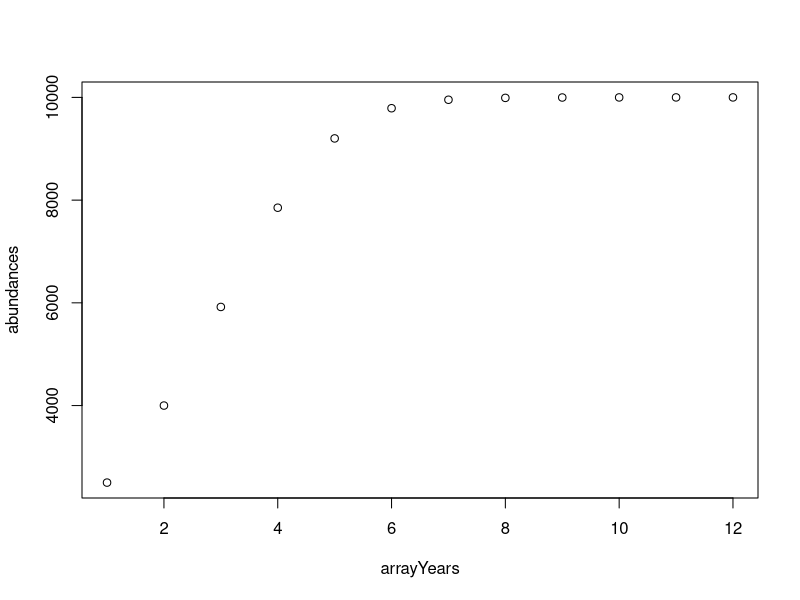

Source code (R):
#LAB 04: FOR LOOPS

#PART I: Practice writing "for loops"

#Problem 1: For loop that prints 'hi' 10 times
for (i in 1:10){  #iterate through loop 10 times
  print("hi")  #print 'hi' everytime through loop
}

#Problem 2: Calculate money left in piggy bank
piggyBank <- 10  #how much money is in the piggy bank to start
allowance <- 5  #how much money he makes each week
gumPrice <- 1.34  #how much 1 pack of gum costs
piggyBankYears <- 8  #number of years to iterate through for loop

for (i in 1:piggyBankYears){
  piggyBank <- piggyBank + allowance - (2 * gumPrice)  #compute the total amount of money in the piggy bank after i week
  print(paste("Money in piggy bank after week ", i, ": ", piggyBank))  #print how much money is left in piggy bank after i week
}

#Problem 3: Calculate number of individuals in decreasing population size
popSize <- 2000  #starting population size
popShrink <- 0.05  #rate of decrease as decimal
popYears <- 7  #number of years to iterate through for loop

for (i in 1:popYears){
  popSize <- popSize - (popSize * popShrink)  #compute new population size at end of year by subtracting how many individuals are lost
  print(paste("Population size at the end of ", i, "year: ", popSize))  #print the population size at the end of the year
}

#Problem 4: Fill abundances array to calculate growing population size
growthYears <- 12  #for how many years the equation will fill an array
initPop <- 2500  #initial population size
abundances <- rep(initPop, growthYears)  #fill an array with initPop so that abundances[1] = 2500
growthRate <- 0.8  #growth rate for given population
carryingCapacity <- 10000  #carrying capacity of given population

for (i in 2:growthYears){
  abundances[i] <- abundances[i - 1] + (growthRate * abundances[i - 1] * (carryingCapacity - abundances[i - 1]) / carryingCapacity)  #fill the abundances array with population size values for each year (i)
}
print(abundances[12])  #print the 12th element of the abundances array to determine population size after 12 years

#PART II: For loops and storing data in arrays

#Problem 5: Fill array with values using for loop
array1 <- rep(0, 18)  #create array that consists of 18 zeros
print(array1)  #print above array

for (i in 1:length(array1)){  #iteratre through the for loop for however long the array is
  array1[i] <- 3 * i  #multiply i by 3 and put that in position i of the array
}
print(array1)  #print the final array

array2 <- rep(0, 18)  #make new array that consists of 18 zeros
array2[1] <- 1  #fill the first element of array with 1
print(array2)  #print the new array

for (i in 2:length(array2)){  #starting with position 2, index through the rest of array2
  array2[i] <- 1 + (2 * array2[i - 1])  #compute values to input into positions of array2
}
print(array2)  #print array2

#Problem 6: Use for loop to store Fibonacci Sequence in an array
numValues <- 20  #how long the Fibonacci Sequence will be
fibSequence <- rep(0, numValues)  #create array of chosen length (numValues) and initialize positions to 0
fibSequence[2] <- 1  #change second position to 1 so the first two positions of the sequence can be added together

for (i in 3:length(fibSequence)){  #starting at position 3, walk through array using for loop
  fibSequence[i] <- fibSequence[i - 1] + fibSequence[i - 2]  #fill a position in the array by adding the two previous positions
}
print(fibSequence)  #print the Fibonacci Sequence

#Problem 7: 
growthYears <- 12  #number of years
arrayYears <- rep(0, growthYears)  #array that will consist of years 1 through growYears

for (i in 1:length(arrayYears)){
  arrayYears[i] <- i  #fill array will years 1 through growYears
}
print(arrayYears)  #print array with years

initPop <- 2500  #initial population size
abundances <- rep(initPop, growthYears)  #fill an array with initPop so that abundances[1] = 2500
growthRate <- 0.8  #growth rate for given population
carryingCapacity <- 10000  #carrying capacity of given population

for (i in 2:growthYears){
  abundances[i] <- abundances[i - 1] + (growthRate * abundances[i - 1] * (carryingCapacity - abundances[i - 1]) / carryingCapacity)  #fill the abundances array with population size values for each year (i)
}
print(abundances)  #print abundances
plot(arrayYears, abundances)  #plot the abundances by the number of years to display population growth